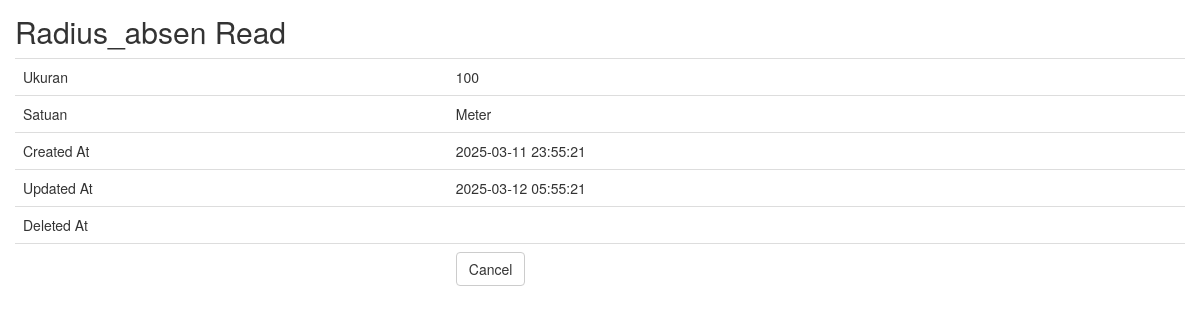
Page /radius_absen/read/1.html on the committed database.
### tables this page shows
CREATE TABLE `radius_absen` (
  `id_radius` int(11) NOT NULL,
  `ukuran` float NOT NULL,
  `satuan` varchar(50) NOT NULL,
  `created_at` timestamp NOT NULL DEFAULT current_timestamp(),
  `updated_at` timestamp NOT NULL DEFAULT current_timestamp() ON UPDATE current_timestamp(),
  `deleted_at` timestamp NULL DEFAULT NULL
);

### application/controllers/Radius_absen.php (called while the page is built, shortened)
<?php
class Radius_absen extends CI_Controller
{
	function __construct()
	{
		$this->load->model('Radius_absen_model');
		$this->load->library('form_validation');
	}
	public function read($id)
	{
		$row = $this->Radius_absen_model->get_by_id($id);
		if ($row && empty($row->deleted_at)) {
			$data = array(
				'id_radius' => $row->id_radius,
				'ukuran' => $row->ukuran,
				'satuan' => $row->satuan,
				'created_at' => $row->created_at,
				'updated_at' => $row->updated_at,
				'deleted_at' => $row->deleted_at,
			);
			$this->load->view('radius_absen/radius_absen_read', $data);
		} else {
			$this->session->set_flashdata('message', 'Record Not Found');
			redirect(site_url('radius_absen'));
		}
	}
}

### index.php (called while the page is built, shortened)
<?php
require_once BASEPATH.'core/CodeIgniter.php';

### application/models/Radius_absen_model.php (called while the page is built, shortened)
<?php
class Radius_absen_model extends CI_Model
{
	public $table = 'radius_absen';
	public $id = 'id_radius';
	function get_by_id($id)
	{
		$this->db->where($this->id, $id);
		return $this->db->get($this->table)->row();
	}
}

### application/views/radius_absen/radius_absen_read.php (the view, shortened to what this page needs)
<!doctype html>
<html>
    <head>
        <link rel="stylesheet" href="<?php echo base_url('assets/bootstrap/css/bootstrap.min.css') ?>"/>
    </head>
    <body>
        <h2 style="margin-top:0px">Radius_absen Read</h2>
        <table class="table">
	    <tr><td>Ukuran</td><td><?php echo $ukuran; ?></td></tr>
	    <tr><td>Satuan</td><td><?php echo $satuan; ?></td></tr>
	    <tr><td>Created At</td><td><?php echo $created_at; ?></td></tr>
	    <tr><td>Updated At</td><td><?php echo $updated_at; ?></td></tr>
	    <tr><td>Deleted At</td><td><?php echo $deleted_at; ?></td></tr>
	    <tr><td></td><td><a href="<?php echo site_url('radius_absen') ?>" class="btn btn-default">Cancel</a></td></tr>
	</table>
        </body>
</html>

### application/views/radius_absen/radius_absen_read.php (style rules this page uses)
body { padding: 15px; }

### rows in the picture
radius_absen: ukuran "100", satuan "Meter", created_at "2025-03-11 23:55:21", updated_at "2025-03-12 05:55:21"
